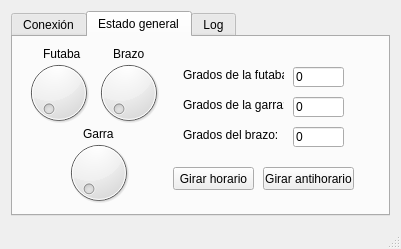
<?xml version="1.0" encoding="UTF-8"?>
<ui version="4.0">
 <class>MainWindow</class>
 <widget class="QMainWindow" name="MainWindow">
  <property name="geometry">
   <rect>
    <x>0</x>
    <y>0</y>
    <width>401</width>
    <height>249</height>
   </rect>
  </property>
  <property name="windowTitle">
   <string>Infotronic</string>
  </property>
  <widget class="QWidget" name="centralWidget">
   <layout class="QHBoxLayout" name="horizontalLayout_2">
    <item>
     <widget class="QTabWidget" name="tabWidget">
      <property name="styleSheet">
       <string notr="true"/>
      </property>
      <property name="tabPosition">
       <enum>QTabWidget::North</enum>
      </property>
      <property name="tabShape">
       <enum>QTabWidget::Rounded</enum>
      </property>
      <property name="currentIndex">
       <number>1</number>
      </property>
      <widget class="QWidget" name="tab_conexion">
       <attribute name="title">
        <string>Conexión</string>
       </attribute>
       <layout class="QHBoxLayout" name="horizontalLayout_4">
        <item>
         <widget class="QGroupBox" name="groupBox">
          <property name="sizePolicy">
           <sizepolicy hsizetype="Fixed" vsizetype="Fixed">
            <horstretch>0</horstretch>
            <verstretch>0</verstretch>
           </sizepolicy>
          </property>
          <property name="minimumSize">
           <size>
            <width>300</width>
            <height>0</height>
           </size>
          </property>
          <property name="title">
           <string>Conexión</string>
          </property>
          <layout class="QFormLayout" name="formLayout">
           <property name="fieldGrowthPolicy">
            <enum>QFormLayout::ExpandingFieldsGrow</enum>
           </property>
           <item row="1" column="0">
            <widget class="QLabel" name="label">
             <property name="text">
              <string>Puerto Serie</string>
             </property>
            </widget>
           </item>
           <item row="1" column="1">
            <layout class="QHBoxLayout" name="horizontalLayout">
             <item>
              <widget class="QComboBox" name="comboBox_puertos">
               <property name="sizePolicy">
                <sizepolicy hsizetype="Expanding" vsizetype="Fixed">
                 <horstretch>0</horstretch>
                 <verstretch>0</verstretch>
                </sizepolicy>
               </property>
               <property name="editable">
                <bool>false</bool>
               </property>
              </widget>
             </item>
             <item>
              <widget class="QPushButton" name="button_refresh_ports">
               <property name="toolTip">
                <string>Refrescar puertos</string>
               </property>
               <property name="statusTip">
                <string>Refrescar puertos</string>
               </property>
               <property name="text">
                <string>Actualizar</string>
               </property>
              </widget>
             </item>
            </layout>
           </item>
           <item row="2" column="0">
            <widget class="QLabel" name="label_2">
             <property name="text">
              <string>Estado</string>
             </property>
            </widget>
           </item>
           <item row="2" column="1">
            <widget class="QLineEdit" name="edit_estado">
             <property name="alignment">
              <set>Qt::AlignCenter</set>
             </property>
             <property name="readOnly">
              <bool>true</bool>
             </property>
            </widget>
           </item>
           <item row="3" column="1">
            <widget class="QPushButton" name="button_connect">
             <property name="text">
              <string>Conectar</string>
             </property>
            </widget>
           </item>
          </layout>
         </widget>
        </item>
       </layout>
      </widget>
      <widget class="QWidget" name="tab_estado_general">
       <attribute name="title">
        <string>Estado general</string>
       </attribute>
       <widget class="QDial" name="dialAntebrazo">
        <property name="geometry">
         <rect>
          <x>50</x>
          <y>100</y>
          <width>71</width>
          <height>71</height>
         </rect>
        </property>
        <property name="minimum">
         <number>25</number>
        </property>
        <property name="maximum">
         <number>90</number>
        </property>
       </widget>
       <widget class="QLineEdit" name="lineAntebrazo">
        <property name="geometry">
         <rect>
          <x>280</x>
          <y>60</y>
          <width>51</width>
          <height>20</height>
         </rect>
        </property>
        <property name="text">
         <string>0</string>
        </property>
       </widget>
       <widget class="QDial" name="dialBase">
        <property name="geometry">
         <rect>
          <x>80</x>
          <y>20</y>
          <width>71</width>
          <height>71</height>
         </rect>
        </property>
        <property name="maximum">
         <number>90</number>
        </property>
        <property name="tracking">
         <bool>true</bool>
        </property>
        <property name="orientation">
         <enum>Qt::Horizontal</enum>
        </property>
        <property name="invertedAppearance">
         <bool>false</bool>
        </property>
        <property name="invertedControls">
         <bool>false</bool>
        </property>
        <property name="wrapping">
         <bool>false</bool>
        </property>
       </widget>
       <widget class="QLineEdit" name="lineBase">
        <property name="geometry">
         <rect>
          <x>280</x>
          <y>90</y>
          <width>51</width>
          <height>20</height>
         </rect>
        </property>
        <property name="text">
         <string>0</string>
        </property>
       </widget>
       <widget class="QLabel" name="label_3">
        <property name="geometry">
         <rect>
          <x>30</x>
          <y>10</y>
          <width>47</width>
          <height>13</height>
         </rect>
        </property>
        <property name="text">
         <string>Futaba</string>
        </property>
       </widget>
       <widget class="QLabel" name="label_4">
        <property name="geometry">
         <rect>
          <x>70</x>
          <y>90</y>
          <width>47</width>
          <height>13</height>
         </rect>
        </property>
        <property name="text">
         <string>Garra</string>
        </property>
       </widget>
       <widget class="QLabel" name="label_5">
        <property name="geometry">
         <rect>
          <x>100</x>
          <y>10</y>
          <width>47</width>
          <height>13</height>
         </rect>
        </property>
        <property name="text">
         <string>Brazo</string>
        </property>
       </widget>
       <widget class="QLineEdit" name="lineEdit">
        <property name="enabled">
         <bool>true</bool>
        </property>
        <property name="geometry">
         <rect>
          <x>280</x>
          <y>30</y>
          <width>51</width>
          <height>20</height>
         </rect>
        </property>
        <property name="text">
         <string>0</string>
        </property>
       </widget>
       <widget class="QDial" name="dialBrazo">
        <property name="geometry">
         <rect>
          <x>0</x>
          <y>20</y>
          <width>91</width>
          <height>71</height>
         </rect>
        </property>
        <property name="maximum">
         <number>60</number>
        </property>
       </widget>
       <widget class="QLabel" name="label_6">
        <property name="geometry">
         <rect>
          <x>170</x>
          <y>30</y>
          <width>101</width>
          <height>16</height>
         </rect>
        </property>
        <property name="text">
         <string>Grados de la futaba:</string>
        </property>
       </widget>
       <widget class="QLabel" name="label_7">
        <property name="geometry">
         <rect>
          <x>170</x>
          <y>60</y>
          <width>101</width>
          <height>16</height>
         </rect>
        </property>
        <property name="text">
         <string>Grados de la garra:</string>
        </property>
       </widget>
       <widget class="QLabel" name="label_8">
        <property name="geometry">
         <rect>
          <x>170</x>
          <y>90</y>
          <width>101</width>
          <height>16</height>
         </rect>
        </property>
        <property name="text">
         <string>Grados del brazo:</string>
        </property>
       </widget>
       <widget class="QPushButton" name="pushButton">
        <property name="geometry">
         <rect>
          <x>160</x>
          <y>130</y>
          <width>81</width>
          <height>23</height>
         </rect>
        </property>
        <property name="text">
         <string>Girar horario</string>
        </property>
       </widget>
       <widget class="QPushButton" name="pushButton_2">
        <property name="geometry">
         <rect>
          <x>250</x>
          <y>130</y>
          <width>91</width>
          <height>23</height>
         </rect>
        </property>
        <property name="text">
         <string>Girar antihorario</string>
        </property>
       </widget>
      </widget>
      <widget class="QWidget" name="tab_log">
       <attribute name="title">
        <string>Log</string>
       </attribute>
       <layout class="QVBoxLayout" name="verticalLayout_2">
        <item>
         <widget class="QListWidget" name="list_log_enviados">
          <property name="sizePolicy">
           <sizepolicy hsizetype="Expanding" vsizetype="Expanding">
            <horstretch>0</horstretch>
            <verstretch>1</verstretch>
           </sizepolicy>
          </property>
          <property name="styleSheet">
           <string notr="true">background-color: green; color: white;</string>
          </property>
         </widget>
        </item>
       </layout>
      </widget>
     </widget>
    </item>
   </layout>
  </widget>
  <widget class="QStatusBar" name="statusBar"/>
 </widget>
 <layoutdefault spacing="6" margin="11"/>
 <tabstops>
  <tabstop>comboBox_puertos</tabstop>
  <tabstop>button_refresh_ports</tabstop>
  <tabstop>edit_estado</tabstop>
  <tabstop>button_connect</tabstop>
  <tabstop>list_log_enviados</tabstop>
 </tabstops>
 <resources/>
 <connections/>
</ui>
